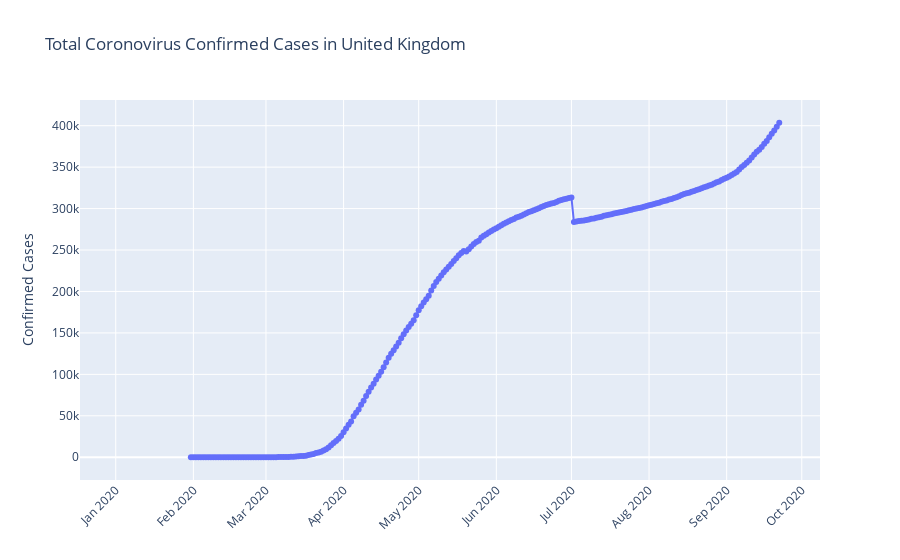

Notebook cell for this chart:
### Code cell
fig = go.Figure()
fig.add_trace(go.Scatter(x=cases_df['date'], y = cases_df['cumCasesByPublishDate'], mode='lines+markers', name='Total Cases'))
fig.update_layout(title_text='Total Coronovirus Confirmed Cases in United Kingdom', yaxis_title='Confirmed Cases', xaxis_tickangle = 315)
fig.show()

### Figure 1 — Plotly figure (JSON) as saved in the notebook; plotly's stock layout.template omitted (floating-point values rounded to 4 significant figures; data arrays with more than 128 entries replaced by an {"elided": "..."} marker saying what was removed)
{"data": [{"mode": "lines+markers", "name": "Total Cases", "type": "scatter", "x": {"elided": "264 str values"}, "y": {"elided": "264 int values"}}], "layout": {"title": {"text": "Total Coronovirus Confirmed Cases in United Kingdom"}, "xaxis": {"tickangle": -45}, "yaxis": {"title": {"text": "Confirmed Cases"}}}}
